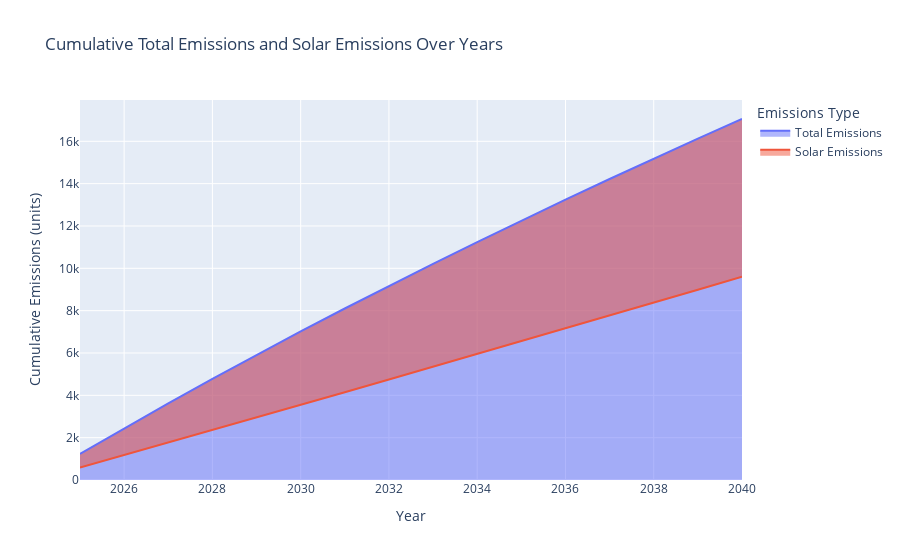

Notebook source saved alongside this figure:
### Code cell
# Transform the DataFrame to get yearly emissions
years = range(2025, 2041)
total_emissions = []
solar_emissions = []

# for year in years:
#     if f'total_emissions_{year}' in testcase.columns and f'solar_emissions_{year}' in testcase.columns:
#         total_emissions.append(testcase[f'emissions_{year}'].sum())
#         solar_emissions.append(testcase[f'solar_injection_emissions_{year}'].sum())
#     else:
#         total_emissions.append(0)
#         solar_emissions.append(0)
for year in years:
    total_emissions.append((testcase2[f'modified_emissions_{year}']).sum())
    solar_emissions.append((testcase2[f'solar_injection_emissions_{year}'] * -1).sum())

# Calculate cumulative sums
total_emissions_cumulative = pd.Series(total_emissions).cumsum().tolist()
solar_emissions_cumulative = pd.Series(solar_emissions).cumsum().tolist()

# Create DataFrame for cumulative emissions
emissions_df = pd.DataFrame({
    'Year': years,
    'Total Emissions': total_emissions_cumulative,
    'Solar Emissions': solar_emissions_cumulative
})

# Melt the DataFrame for plotly express
emissions_df = emissions_df.melt(id_vars='Year', value_vars=['Total Emissions', 'Solar Emissions'],
                                 var_name='Emissions Type', value_name='Cumulative Emissions')

# Create the area plot
fig = px.area(emissions_df, x='Year', y='Cumulative Emissions', color='Emissions Type',
              labels={'Cumulative Emissions': 'Cumulative Emissions (units)', 'Year': 'Year'},
              title='Cumulative Total Emissions and Solar Emissions Over Years')

# Show the plot
fig.show()

### Figure 1 — Plotly figure (JSON) as saved in the notebook; plotly's stock layout.template omitted (floating-point values rounded to 4 significant figures)
{"data": [{"fillpattern": {"shape": ""}, "hovertemplate": "Emissions Type=Total Emissions<br>Year=%{x}<br>Cumulative Emissions (units)=%{y}<extra></extra>", "legendgroup": "Total Emissions", "line": {"color": "#636efa"}, "marker": {"symbol": "circle"}, "mode": "lines", "name": "Total Emissions", "orientation": "v", "showlegend": true, "stackgroup": "1", "type": "scatter", "x": [2025, 2026, 2027, 2028, 2029, 2030, 2031, 2032, 2033, 2034, 2035, 2036, 2037, 2038, 2039, 2040], "xaxis": "x", "y": [1234.0, 2441.0, 3621.0, 4776.0, 5908.0, 7016.0, 8103.0, 9169.0, 10210.0, 11240.0, 12250.0, 13240.0, 14220.0, 15180.0, 16120.0, 17050.0], "yaxis": "y"}, {"fillpattern": {"shape": ""}, "hovertemplate": "Emissions Type=Solar Emissions<br>Year=%{x}<br>Cumulative Emissions (units)=%{y}<extra></extra>", "legendgroup": "Solar Emissions", "line": {"color": "#EF553B"}, "marker": {"symbol": "circle"}, "mode": "lines", "name": "Solar Emissions", "orientation": "v", "showlegend": true, "stackgroup": "1", "type": "scatter", "x": [2025, 2026, 2027, 2028, 2029, 2030, 2031, 2032, 2033, 2034, 2035, 2036, 2037, 2038, 2039, 2040], "xaxis": "x", "y": [-648.1, -1266.0, -1856.0, -2418.0, -2955.0, -3467.0, -3955.0, -4421.0, -4865.0, -5289.0, -5693.0, -6079.0, -6447.0, -6798.0, -7133.0, -7452.0], "yaxis": "y"}], "layout": {"legend": {"title": {"text": "Emissions Type"}, "tracegroupgap": 0}, "title": {"text": "Cumulative Total Emissions and Solar Emissions Over Years"}, "xaxis": {"anchor": "y", "domain": [0, 1], "title": {"text": "Year"}}, "yaxis": {"anchor": "x", "domain": [0, 1], "title": {"text": "Cumulative Emissions (units)"}}}}
